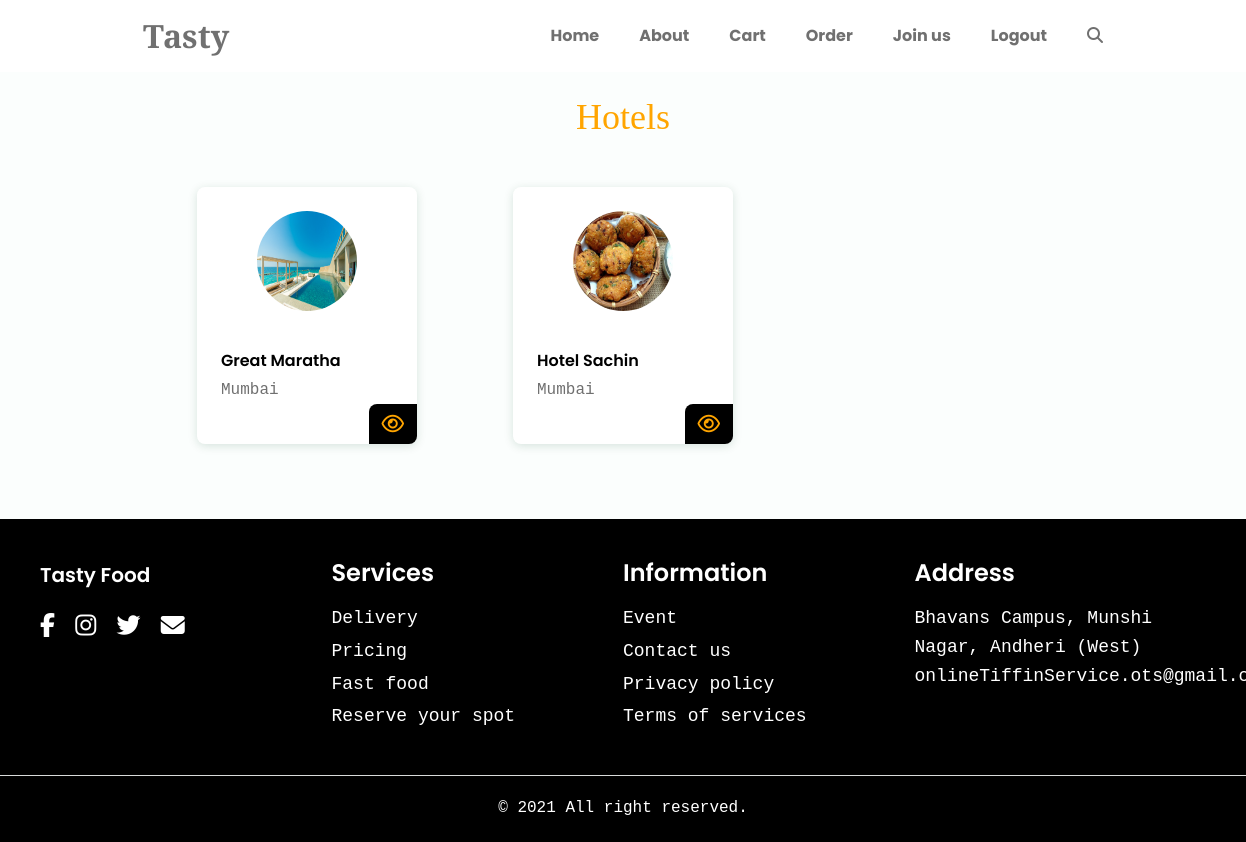
The app's page /hotel/all/ (signed in) with its own data.
### hotel_register/models.py (models this page shows, shortened)
class Hotel(models.Model):
    name = models.CharField(max_length=50)
    registation_form = models.ForeignKey(Hotel_Form, on_delete=models.CASCADE)
    address = models.CharField(max_length=1000)
    city = models.CharField(max_length=100)
    pincode = models.IntegerField()
    image = models.ImageField(upload_to="hotel_image")
    hotel_number = models.IntegerField()
    hotel_email = models.CharField(max_length=50)
    shop_license_number = models.IntegerField(blank=True, null=True)
    fssai_number = models.IntegerField(blank=True, null=True)
    fssai_image = models.FileField(upload_to = "fssai", blank=True, null=True)

### hotel_register/views.py (the view)
# urls.py: path('all/', views.owner_hotels, name="owner_hotel"),
def owner_hotels(request):
    hotel_form = Hotel_Form.objects.get(customer = request.user)
    hotels = Hotel.objects.filter(registation_form = hotel_form)
    return render(request, 'hotel_register/owner_hotel.html', {"hotels": hotels})

### hotel_register/templates/hotel_register/owner_hotel.html (shortened to what this page needs)
{% extends "food/base.html" %}
{% load static %}
{% block style %}
    <link rel="stylesheet" href="{% static 'css/home.css' %}">
{% endblock style %}
{% block content %}
    <div class="pt-5 mt-5">
         <section class="menu bd-container" id="menu">
            <h2 class="section-title section-color pb-0 text_orange">Hotels</h2>
            <div class="menu__container bd-grid">
                {% for hotel in hotels %}
                <div class="menu__content mb-4">
                    <img src="{{hotel.image.url}}" alt="Hotel image" class="menu__img">
                    <h3 class="menu__name mt-4">{{hotel.name}}</h3>
                    <span class="menu__detail mb-3">
                        {% if hotel.price %}
                            <i class="fas fa-rupee-sign fs-6"></i> {{hotel.price}}
                        {% else %}
                            {{hotel.city}}
                        {% endif %}
                    </span>
                    <a href="{% url 'hotel_details' hotel.id %}" class="menu__button"><i class="far fa-eye"></i></i></a>
                </div>
                {% endfor %}
            </div>
        </section>
    </div>
<br><br>
{% endblock content %}

### food/static/css/home.css (style rules this page uses)
@media screen and (min-width: 768px) { :root { --biggest-font-size: 4rem; --h1-font-size: 2.25rem; --h2-font-size: 1.5rem; --h3-font-size: 1.25rem; --normal-font-size: 1rem; --small-font-size: 0.875rem; --smaller-font-size: 0.813rem; } }
html { scroll-behavior: smooth; }
body { margin: var(--header-height) 0 0 0; font-family: var(--body-font); font-size: var(--normal-font-size); background-color: var(--body-color); color: var(--text-color); line-height: 1.6; }
h1, h2, h3, p, ul { margin: 0; }
a { text-decoration: none; }
img { max-width: 100%; height: auto; }
.section-title, .section-subtitle { text-align: center; }
.section-title { font-size: var(--h1-font-size); color: black; padding-bottom: var(--mb-3); font-family: "EB Garamond", serif; }
.bd-container { max-width: 960px; width: calc(100% - 2rem); margin: 0 var(--mb-2); }
.bd-grid { display: grid; gap: 1.5rem; }
.menu__container { grid-template-columns: repeat(2, 1fr); justify-content: center; }
.menu__content { position: relative; display: flex; flex-direction: column; background-color: var(--container-color); border-radius: 0.5rem; box-shadow: 0 2px 10px rgba(3, 74, 40, 0.15); padding: 0.75rem; }
.menu__img { border-radius: 50%; width: 100px; height: 100px; align-self: center; margin-bottom: var(--mb-2); }
.menu__name, .menu__preci { font-weight: var(--font-semi-bold); color: var(--title-color); }
.menu__name { font-size: var(--normal-font-size); font-family: var(--body-font); color: black; margin-bottom: var(--mb-1); }
.menu__detail, .menu__preci { font-size: var(--h4-font-size); font-family: "Courier New", Courier, monospace; }
.menu__button { position: absolute; bottom: 0; right: 0; display: flex; padding: 0.625rem 0.813rem; border-radius: 0.5rem 0 0.5rem 0; background-color: black; color: var(--first-color-alt) !important; font-size: 20px; text-decoration: none; }
.section-color { color: #393939; }
@media screen and (min-width: 768px) { body { margin: 0; } }
@media screen and (min-width: 768px) { .services__container, .menu__container { margin-top: var(--mb-6); } }
@media screen and (min-width: 768px) { .menu__content { padding: 1.5rem; } }
@media screen and (min-width: 1163px) { .menu__container { grid-template-columns: repeat(3, 220px); column-gap: 6rem; } }
@media screen and (min-width: 960px) { .bd-container { margin-left: auto; margin-right: auto; } }

### food/static/css/base.css (style rules this page uses)
:root { --header-height: 3rem; --first-color: #483519; --first-color-alt: orange; --title-color: #393939; --text-color: #707070; --text-color-light: #a6a6a6; --body-color: #fbfefd; --container-color: #ffffff; --body-font: Poppins, sans-serif; --biggest-font-size: 2.25rem; --h1-font-size: 1.5rem; --h2-font-size: 1.25rem; --h3-font-size: 1rem; --normal-font-size: 0.938rem; --small-font-size: 0.813rem; --smaller-font-size: 0.75rem; --font-medium: 500; --font-semi-bold: 600; --mb-1: 0.5rem; --mb-2: 1rem; --mb-3: 1.5rem; --mb-4: 2rem; --mb-5: 2.5rem; --mb-6: 3rem; --z-tooltip: 10; --z-fixed: 100; }
@media screen and (min-width: 768px) { :root { --biggest-font-size: 4rem; --h1-font-size: 2.25rem; --h2-font-size: 1.5rem; --h3-font-size: 1.25rem; --normal-font-size: 1rem; --small-font-size: 0.875rem; --smaller-font-size: 0.813rem; } }
html { scroll-behavior: smooth; }
body { margin: var(--header-height) 0 0 0; font-family: var(--body-font); font-size: var(--normal-font-size); background-color: var(--body-color); color: var(--text-color); line-height: 1.6; }
h1, h2, h3, p, ul { margin: 0; }
a { text-decoration: none; }
img { max-width: 100%; height: auto; }
@media screen and (min-width: 768px) { body { margin: 0; } }
.text_orange, .text_orange:hover { color: var(--first-color-alt)!important; }

### records on screen
Hotel: image (picture), name "Great Maratha", city "Mumbai"
Hotel: image (picture), name "Hotel Sachin", city "Mumbai"
